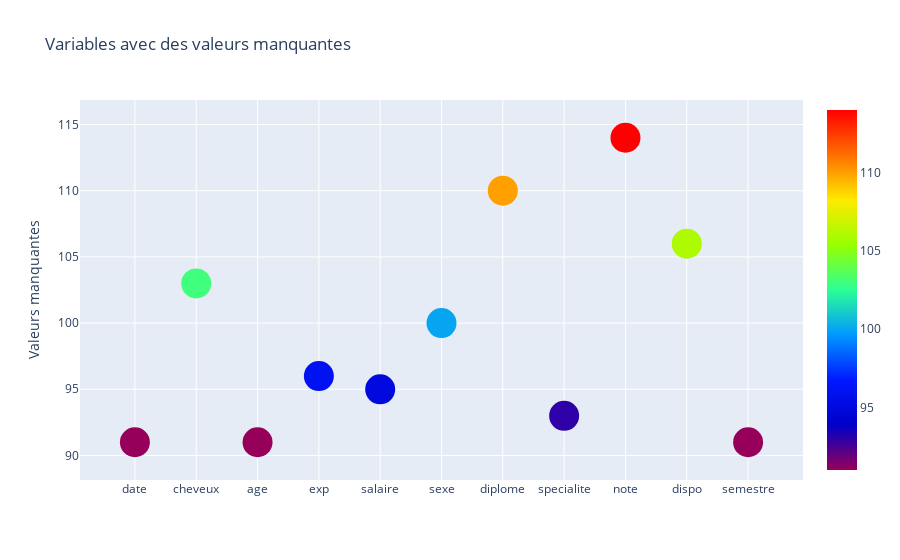

The notebook cell this image was saved under:
### Markdown cell above
Comme on l'a vu, certaines features demandent d'être retravaillées, que ce soient l'age ou la note qui possèdent des valeurs incohérentes, ou bien des NaN à gérer. Ensuite, nous pourrons plus aisément décrire les dépendances statistiques entre les variables.

Le choix ici sera entre retirer les lignes contenant des NaN, les remplacer par la moyenne de la colonne ou bien par la valeur la plus représentée. Le souci pour la dernière est l'apparition d'un biais.

### Code cell
# Gestion des valeurs nulles

# Fonction scatter
def scatter_plot(x, y, title, yaxis, size, c_scale):
    trace = go.Scatter(
    x = x,
    y = y,
    mode = 'markers',
    marker = dict(color = y, size = size, showscale = True, colorscale = c_scale))
    layout = go.Layout(hovermode= 'closest', title = title, yaxis = dict(title = yaxis))
    fig = go.Figure(data = [trace], layout = layout)
    return iplot(fig)
    
# Afficher le nombre de valeurs manquantes par colonne
missing_columns = len(df) - df.loc[:, np.sum(df.isnull())>0].count()
x = missing_columns.index
y = missing_columns
title = 'Variables avec des valeurs manquantes'
scatter_plot(x, y, title, 'Valeurs manquantes', 30, 'Rainbow')

### Figure 1 — Plotly figure (JSON) as saved in the notebook; plotly's stock layout.template omitted (floating-point values rounded to 4 significant figures)
{"data": [{"marker": {"color": [91, 103, 91, 96, 95, 100, 110, 93, 114, 106, 91], "colorscale": [[0, "rgb(150,0,90)"], [0.125, "rgb(0,0,200)"], [0.25, "rgb(0,25,255)"], [0.375, "rgb(0,152,255)"], [0.5, "rgb(44,255,150)"], [0.625, "rgb(151,255,0)"], [0.75, "rgb(255,234,0)"], [0.875, "rgb(255,111,0)"], [1, "rgb(255,0,0)"]], "showscale": true, "size": 30}, "mode": "markers", "type": "scatter", "x": ["date", "cheveux", "age", "exp", "salaire", "sexe", "diplome", "specialite", "note", "dispo", "semestre"], "y": [91, 103, 91, 96, 95, 100, 110, 93, 114, 106, 91]}], "layout": {"hovermode": "closest", "title": {"text": "Variables avec des valeurs manquantes"}, "yaxis": {"title": {"text": "Valeurs manquantes"}}}}
